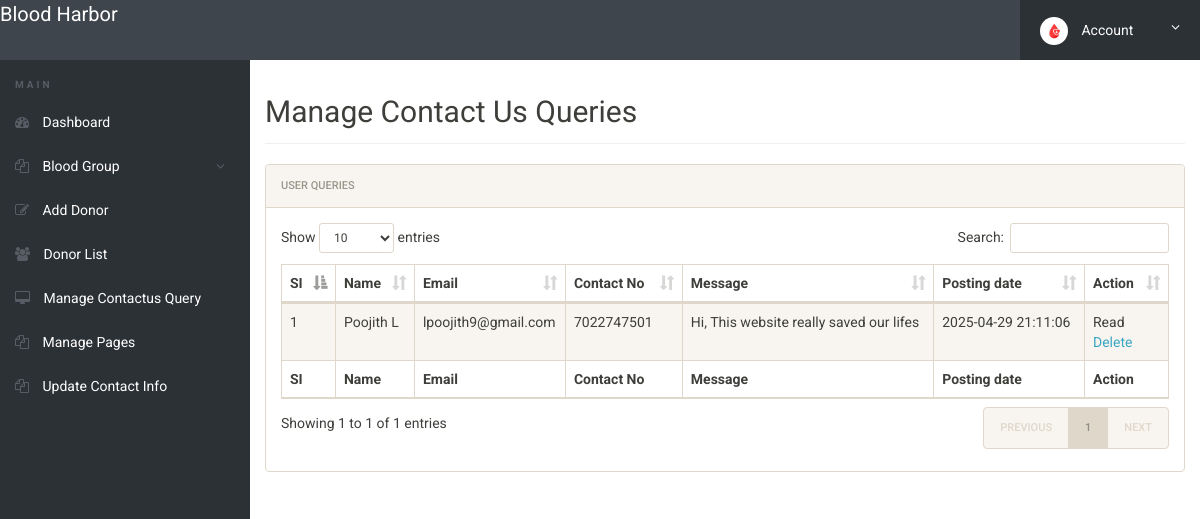
The page /admin/manage-conactusquery.php (signed in) on the database its author committed.
### tables this page shows
CREATE TABLE `tblcontactusquery` (
  `id` int(11) NOT NULL,
  `name` varchar(100) DEFAULT NULL,
  `EmailId` varchar(120) DEFAULT NULL,
  `ContactNumber` char(11) DEFAULT NULL,
  `Message` longtext DEFAULT NULL,
  `PostingDate` timestamp NOT NULL DEFAULT current_timestamp(),
  `status` int(11) DEFAULT NULL
);

### admin/manage-conactusquery.php (the view, shortened to what this page needs)
<?php
include('includes/config.php');
if(strlen($_SESSION['alogin'])==0)
	{
header('location:index.php');
}
else{
 ?>
<!doctype html>
<html lang="en" class="no-js">
<head>
	<link rel="stylesheet" href="css/font-awesome.min.css">
	<link rel="stylesheet" href="css/bootstrap.min.css">
	<link rel="stylesheet" href="css/dataTables.bootstrap.min.css">
	<link rel="stylesheet" href="css/bootstrap-social.css">
	<link rel="stylesheet" href="css/bootstrap-select.css">
	<link rel="stylesheet" href="css/fileinput.min.css">
	<link rel="stylesheet" href="css/awesome-bootstrap-checkbox.css">
	<link rel="stylesheet" href="css/style.css">
</head>
<body>
	<?php include('includes/header.php');?>
	<div class="ts-main-content">
		<?php include('includes/leftbar.php');?>
		<div class="content-wrapper">
			<div class="container-fluid">
				<div class="row">
					<div class="col-md-12">
						<h2 class="page-title">Manage Contact Us Queries</h2>
						<div class="panel panel-default">
							<div class="panel-heading">User queries</div>
							<div class="panel-body">
								<table id="zctb" class="display table table-striped table-bordered table-hover" cellspacing="0" width="100%">
									<thead>
										<tr>
										<th>SI</th>
											<th>Name</th>
											<th>Email</th>
											<th>Contact No</th>
											<th>Message</th>
											<th>Posting date</th>
											<th>Action</th>
										</tr>
									</thead>
									<tfoot>
										<tr>
										<th>SI</th>
											<th>Name</th>
											<th>Email</th>
											<th>Contact No</th>
											<th>Message</th>
											<th>Posting date</th>
											<th>Action</th>
										</tr>
									</tfoot>
									<tbody>
									<?php $sql = "SELECT * from  tblcontactusquery ";
$query = $dbh -> prepare($sql);
$query->execute();
$results=$query->fetchAll(PDO::FETCH_OBJ);
$cnt=1;
if($query->rowCount() > 0)
{
foreach($results as $result)
{				?>
										<tr>
											<td><?php echo htmlentities($cnt);?></td>
											<td><?php echo htmlentities($result->name);?></td>
											<td><?php echo htmlentities($result->EmailId);?></td>
											<td><?php echo htmlentities($result->ContactNumber);?></td>
											<td><?php echo htmlentities($result->Message);?></td>
											<td><?php echo htmlentities($result->PostingDate);?></td>
																<?php if($result->status==1)
{
	?><td>Read<br />
		<a href="manage-conactusquery.php?del=<?php echo htmlentities($result->id);?>" onclick="return confirm('Do you really want to Delete')" >Delete</a></td>
<?php } ?>
										</tr>
										<?php $cnt=$cnt+1; }} ?>
									</tbody>
								</table>
							</div>
						</div>
					</div>
				</div>
			</div>
		</div>
	</div>
</body>
</html>
<?php } ?>

### admin/css/style.css (style rules this page uses)
html { font-size: 14px; }
@media only screen and (min-width: 480px) { html { font-size: 17px; } }
@media only screen and (min-width: 768px) { html { font-size: 14px; } }
body { font-size: 1em; }
a { color: #37a6c4; }
.panel { overflow: hidden; }
.page-title { padding-bottom: 15px; margin-bottom: 20px; border-bottom: 1px solid #f0f0f0; }
.ts-main-content .content-wrapper { padding-top: 15px; margin-top: 60px; }
@media only screen and (min-width: 992px) { .ts-main-content .content-wrapper { margin-left: 250px; } }

### rows shown on the page
tblcontactusquery: name "Poojith L", EmailId "lpoojith9@gmail.com", ContactNumber "7022747501", Message "Hi, This website really saved our lifes", PostingDate "2025-04-29 21:11:06"
